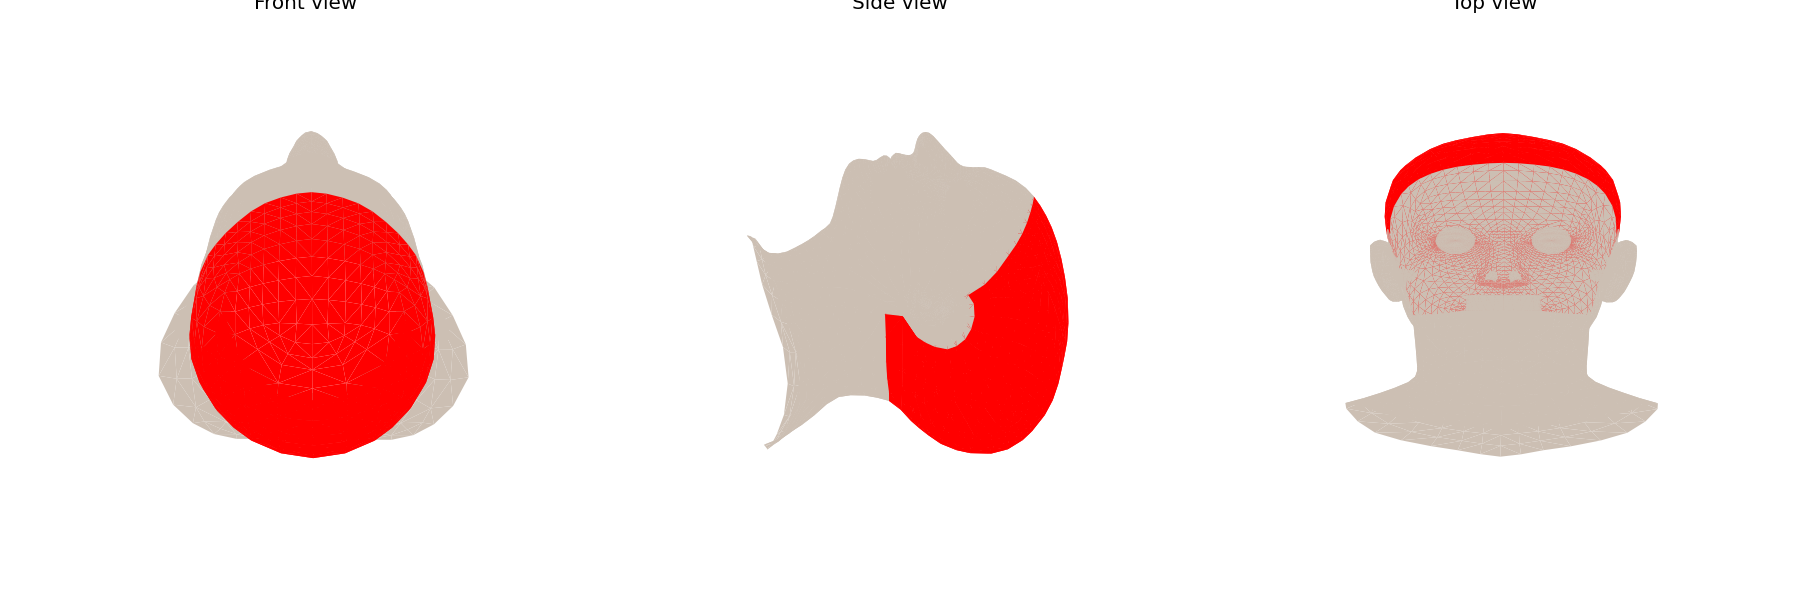

Write the Python code that produced this figure.
import torch
import numpy as np
import matplotlib
matplotlib.use("Agg")
import matplotlib.pyplot as plt
from mpl_toolkits.mplot3d.art3d import Poly3DCollection
from flame_model.flame import FlameHead

flame = FlameHead(shape_params=300, expr_params=100)
verts = flame.v_template.detach().cpu().numpy()  # (V, 3)
faces = flame.faces.detach().cpu().numpy()        # (F, 3)
hair_fid = flame.mask.f.hair.detach().cpu().numpy()

hair_mask = np.zeros(faces.shape[0], dtype=bool)
hair_mask[hair_fid] = True

print(f"verts: {verts.shape}, faces: {faces.shape}, hair faces: {hair_mask.sum()}")

def plot_view(ax, elev, azim, title):
    tris = verts[faces]  # (F, 3, 3)
    other = Poly3DCollection(tris[~hair_mask], facecolor=(0.8, 0.75, 0.7), edgecolor='none', alpha=1.0)
    hair = Poly3DCollection(tris[hair_mask], facecolor='red', edgecolor='none', alpha=1.0)
    ax.add_collection3d(other)
    ax.add_collection3d(hair)
    ax.set_xlim(verts[:,0].min(), verts[:,0].max())
    ax.set_ylim(verts[:,1].min(), verts[:,1].max())
    ax.set_zlim(verts[:,2].min(), verts[:,2].max())
    ax.view_init(elev=elev, azim=azim)
    ax.set_title(title)
    ax.axis('off')
    try:
        ax.set_box_aspect((1,1,1))
    except Exception:
        pass

fig = plt.figure(figsize=(15, 5))
ax1 = fig.add_subplot(131, projection='3d')
ax2 = fig.add_subplot(132, projection='3d')
ax3 = fig.add_subplot(133, projection='3d')
plot_view(ax1, elev=0, azim=90, title="Front view")
plot_view(ax2, elev=0, azim=0, title="Side view")
plot_view(ax3, elev=90, azim=-90, title="Top view")

out_path = "/tmp/claude-1017/-hdd2-hee-data/5e5a7a2c-9b99-4620-877d-64f6ead246e3/scratchpad/phase1_hair_mask_viz.png"
plt.tight_layout()
plt.savefig(out_path, dpi=120)
print("saved to", out_path)
